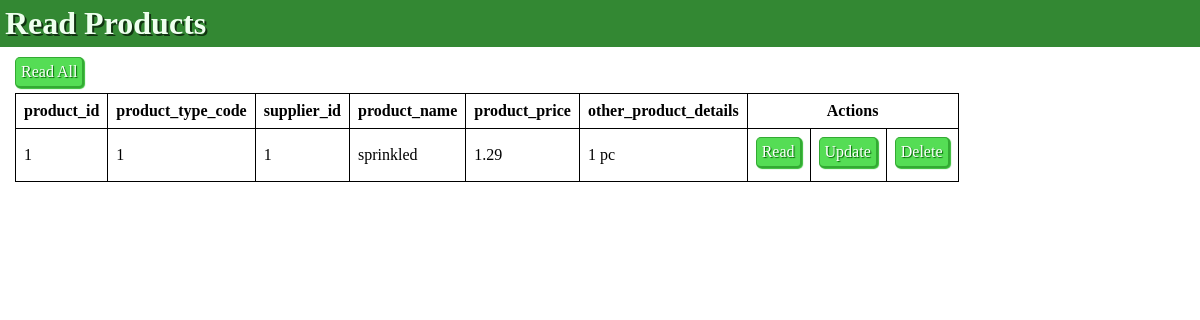
The app's page /read_screen.php?id=1 with its own data.
### tables this page shows
CREATE TABLE `products` (
  `product_id` int(11) NOT NULL,
  `product_type_code` int(11) NOT NULL,
  `supplier_id` int(11) NOT NULL,
  `product_name` varchar(60) NOT NULL,
  `product_price` decimal(6,2) NOT NULL,
  `other_product_details` varchar(40) NOT NULL
);

### php/pdo_database.php (called while the page is built, shortened)
<?php
$servername = "localhost";
$dbname = "stardunks";
$username = "Stardunks";
$password = "";
function DB_connect() {
    global $servername, $dbname, $username, $password;
    return $conn = new PDO("mysql:host=$servername;dbname=$dbname", $username, $password);
}
function DB_ReadIntoAssoc($sql) {
    try {
        $conn = DB_connect();
        $conn->setAttribute(PDO::ATTR_ERRMODE, PDO::ERRMODE_EXCEPTION);
        $stmt = $conn->prepare($sql);
        $stmt->execute();
        $stmt->setFetchMode(PDO::FETCH_ASSOC);
        $endRes = $stmt->fetchAll();
        return $endRes;
    }
    catch(PDOException $e) {
        $conn = null;
        return "Error: " . $e->getMessage();
    }
}
?>

### php/generate_tables.php (the view, shortened to what this page needs)
<?php
function GenerateTableWithButtons($data) {
    function buttons($id) {
        $read   = "<td><a href='read_screen.php?id=$id' class='generatedTableButton'>Read</a></td>";
        $update = "<td><a href='update_screen.php?id=$id' class='generatedTableButton'>Update</a></td>";
        $delete = "<td><a href='php/handle_delete.php?id=$id' class='generatedTableButton'>Delete</a></td>";
        $buttons = $read . $update . $delete;
        return $buttons;
    }
    function head($data) {
        $head = "<thead>";
            foreach ($data as $key => $value) {
                $row = "<tr>";
                    foreach ($value as $k => $v) {
                        $row .= "<th>" . $k . "</th>";
                    }
                    $row .= "<th colspan='3'>Actions</th>";
                $row .= "</tr>";
                $head .= $row;
                break;
            }
        $head .= "</thead>";
        return $head;
    }
    function body($data) {
        $body = "<tbody>";
            foreach ($data as $key => $value) {
                $row = "<tr>";
                    foreach ($value as $k => $v) {
                        $row .= "<td>" . $value[$k] . "</td>";
                    }
                $row .= buttons($value['product_id']);
                $row .= "<tr>";
                $body .= $row;
            }
        $body .= "</tbody>";
        return $body;
    }
    $table = "<table border='1' class='generatedTable'>" .  head($data) . body($data) . "</table>";
    return $table;
}
?>

### css/master.css (style rules this page uses)
html, body { margin: 0px; padding: 0px; width: 100%; }
.generatedTable, .generatedTable tr, .generatedTable tr td, .generatedTable tr th, .generatedTableCreate, .generatedTableCreate tr, .generatedTableCreate tr td, .generatedTableCreate tr th { border-collapse: collapse; border: solid black 1px; }
.generatedTable tr td, .generatedTable tr th, .generatedTableCreate tr th, .generatedTableCreate tr td:first-child { padding: 8px; }
.generatedTableButton { text-decoration: none; display: inline-block; background-color: #5d5; box-shadow: 1px 1px 1px 0px #3b3; border-radius: 5px; border-left: 1px solid #3a3; border-top: 1px solid #3a3; border-right: 2px solid #3a3; border-bottom: 2px solid #3a3; color: white; text-shadow: 1px 1px 1px darkgreen; padding: 5px; margin-bottom: 5px; padding-bottom: 5px; }

### records on screen
products: product_id "1", product_type_code "1", supplier "1", product_name "sprinkled", product_price "1.29", other_product_details "1 pc"

### other values on screen
$k "product_id"
$k "product_type_code"
$k "supplier_id"
$k "product_name"
$k "product_price"
$k "other_product_details"
